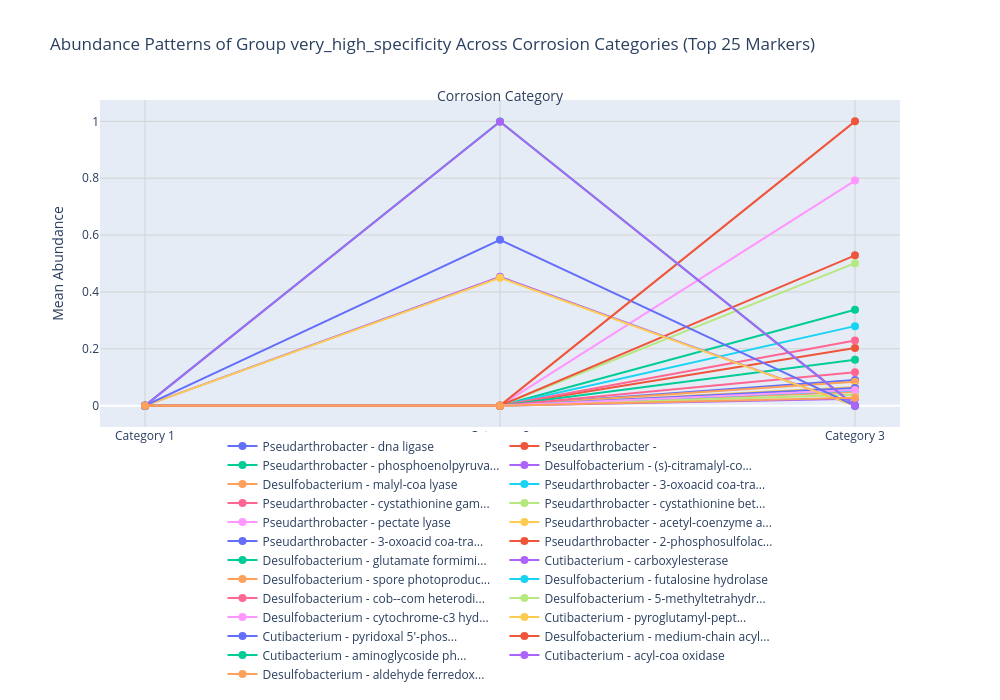

Notebook code for this chart:
### Code cell
abun2=plot_abundance_across_categories(very_high_specificity, "very_high_specificity", top_n=25, sort_by='combined_score')
abun2.show()
plt.savefig("/home/beatriz/SharedFolder/Visualisations/increas_19.png", dpi=300, bbox_inches='tight')

### Figure 1 — Plotly figure (JSON) as saved in the notebook; plotly's stock layout.template omitted (floating-point values rounded to 4 significant figures)
{"data": [{"hoverinfo": "text", "hovertext": ["Category: Category 1<br>Abundance: 0.0000<br>Genus: Pseudarthrobacter<br>Score: 54.08", "Category: Category 2<br>Abundance: 0.0000<br>Genus: Pseudarthrobacter<br>FC vs Cat1: 1.00<br>Score: 54.08", "Category: Category 3<br>Abundance: 0.0902<br>Genus: Pseudarthrobacter<br>FC vs Cat1: 9021.67<br>FC vs Cat2: 9021.67<br>Score: 54.08"], "line": {"width": 2}, "marker": {"size": 8}, "mode": "lines+markers", "name": "Pseudarthrobacter - dna ligase ", "type": "scatter", "x": [1, 2, 3], "y": [0, 0, 0.09021]}, {"hoverinfo": "text", "hovertext": ["Category: Category 1<br>Abundance: 0.0000<br>Genus: Pseudarthrobacter<br>Score: 53.14", "Category: Category 2<br>Abundance: 0.0000<br>Genus: Pseudarthrobacter<br>FC vs Cat1: 1.00<br>Score: 53.14", "Category: Category 3<br>Abundance: 0.2026<br>Genus: Pseudarthrobacter<br>FC vs Cat1: 20257.03<br>FC vs Cat2: 20257.03<br>Score: 53.14"], "line": {"width": 2}, "marker": {"size": 8}, "mode": "lines+markers", "name": "Pseudarthrobacter - ", "type": "scatter", "x": [1, 2, 3], "y": [0, 0, 0.2026]}, {"hoverinfo": "text", "hovertext": ["Category: Category 1<br>Abundance: 0.0000<br>Genus: Pseudarthrobacter<br>Score: 53.09", "Category: Category 2<br>Abundance: 0.0000<br>Genus: Pseudarthrobacter<br>FC vs Cat1: 1.00<br>Score: 53.09", "Category: Category 3<br>Abundance: 0.3371<br>Genus: Pseudarthrobacter<br>FC vs Cat1: 33708.06<br>FC vs Cat2: 33708.06<br>Score: 53.09"], "line": {"width": 2}, "marker": {"size": 8}, "mode": "lines+markers", "name": "Pseudarthrobacter - phosphoenolpyruva...", "type": "scatter", "x": [1, 2, 3], "y": [0, 0, 0.3371]}, {"hoverinfo": "text", "hovertext": ["Category: Category 1<br>Abundance: 0.0000<br>Genus: Desulfobacterium<br>Score: 50.08", "Category: Category 2<br>Abundance: 0.0000<br>Genus: Desulfobacterium<br>FC vs Cat1: 1.00<br>Score: 50.08", "Category: Category 3<br>Abundance: 0.0240<br>Genus: Desulfobacterium<br>FC vs Cat1: 2398.63<br>FC vs Cat2: 2398.63<br>Score: 50.08"], "line": {"width": 2}, "marker": {"size": 8}, "mode": "lines+markers", "name": "Desulfobacterium - (s)-citramalyl-co...", "type": "scatter", "x": [1, 2, 3], "y": [0, 0, 0.02398]}, {"hoverinfo": "text", "hovertext": ["Category: Category 1<br>Abundance: 0.0000<br>Genus: Desulfobacterium<br>Score: 49.96", "Category: Category 2<br>Abundance: 0.0000<br>Genus: Desulfobacterium<br>FC vs Cat1: 1.00<br>Score: 49.96", "Category: Category 3<br>Abundance: 0.0838<br>Genus: Desulfobacterium<br>FC vs Cat1: 8378.39<br>FC vs Cat2: 8378.39<br>Score: 49.96"], "line": {"width": 2}, "marker": {"size": 8}, "mode": "lines+markers", "name": "Desulfobacterium - malyl-coa lyase", "type": "scatter", "x": [1, 2, 3], "y": [0, 0, 0.08377]}, {"hoverinfo": "text", "hovertext": ["Category: Category 1<br>Abundance: 0.0000<br>Genus: Pseudarthrobacter<br>Score: 49.68", "Category: Category 2<br>Abundance: 0.0000<br>Genus: Pseudarthrobacter<br>FC vs Cat1: 1.00<br>Score: 49.68", "Category: Category 3<br>Abundance: 0.2797<br>Genus: Pseudarthrobacter<br>FC vs Cat1: 27967.83<br>FC vs Cat2: 27967.83<br>Score: 49.68"], "line": {"width": 2}, "marker": {"size": 8}, "mode": "lines+markers", "name": "Pseudarthrobacter - 3-oxoacid coa-tra...", "type": "scatter", "x": [1, 2, 3], "y": [0, 0, 0.2797]}, {"hoverinfo": "text", "hovertext": ["Category: Category 1<br>Abundance: 0.0000<br>Genus: Pseudarthrobacter<br>Score: 49.68", "Category: Category 2<br>Abundance: 0.0000<br>Genus: Pseudarthrobacter<br>FC vs Cat1: 1.00<br>Score: 49.68", "Category: Category 3<br>Abundance: 0.2295<br>Genus: Pseudarthrobacter<br>FC vs Cat1: 22951.32<br>FC vs Cat2: 22951.32<br>Score: 49.68"], "line": {"width": 2}, "marker": {"size": 8}, "mode": "lines+markers", "name": "Pseudarthrobacter - cystathionine gam...", "type": "scatter", "x": [1, 2, 3], "y": [0, 0, 0.2295]}, {"hoverinfo": "text", "hovertext": ["Category: Category 1<br>Abundance: 0.0000<br>Genus: Pseudarthrobacter<br>Score: 49.68", "Category: Category 2<br>Abundance: 0.0000<br>Genus: Pseudarthrobacter<br>FC vs Cat1: 1.00<br>Score: 49.68", "Category: Category 3<br>Abundance: 0.5012<br>Genus: Pseudarthrobacter<br>FC vs Cat1: 50122.94<br>FC vs Cat2: 50122.94<br>Score: 49.68"], "line": {"width": 2}, "marker": {"size": 8}, "mode": "lines+markers", "name": "Pseudarthrobacter - cystathionine bet...", "type": "scatter", "x": [1, 2, 3], "y": [0, 0, 0.5012]}, {"hoverinfo": "text", "hovertext": ["Category: Category 1<br>Abundance: 0.0000<br>Genus: Pseudarthrobacter<br>Score: 49.68", "Category: Category 2<br>Abundance: 0.0000<br>Genus: Pseudarthrobacter<br>FC vs Cat1: 1.00<br>Score: 49.68", "Category: Category 3<br>Abundance: 0.7917<br>Genus: Pseudarthrobacter<br>FC vs Cat1: 79167.40<br>FC vs Cat2: 79167.40<br>Score: 49.68"], "line": {"width": 2}, "marker": {"size": 8}, "mode": "lines+markers", "name": "Pseudarthrobacter - pectate lyase", "type": "scatter", "x": [1, 2, 3], "y": [0, 0, 0.7917]}, {"hoverinfo": "text", "hovertext": ["Category: Category 1<br>Abundance: 0.0000<br>Genus: Pseudarthrobacter<br>Score: 49.68", "Category: Category 2<br>Abundance: 0.0000<br>Genus: Pseudarthrobacter<br>FC vs Cat1: 1.00<br>Score: 49.68", "Category: Category 3<br>Abundance: 0.0655<br>Genus: Pseudarthrobacter<br>FC vs Cat1: 6552.31<br>FC vs Cat2: 6552.31<br>Score: 49.68"], "line": {"width": 2}, "marker": {"size": 8}, "mode": "lines+markers", "name": "Pseudarthrobacter - acetyl-coenzyme a...", "type": "scatter", "x": [1, 2, 3], "y": [0, 0, 0.06551]}, {"hoverinfo": "text", "hovertext": ["Category: Category 1<br>Abundance: 0.0000<br>Genus: Pseudarthrobacter<br>Score: 49.68", "Category: Category 2<br>Abundance: 0.0000<br>Genus: Pseudarthrobacter<br>FC vs Cat1: 1.00<br>Score: 49.68", "Category: Category 3<br>Abundance: 0.0621<br>Genus: Pseudarthrobacter<br>FC vs Cat1: 6207.38<br>FC vs Cat2: 6207.38<br>Score: 49.68"], "line": {"width": 2}, "marker": {"size": 8}, "mode": "lines+markers", "name": "Pseudarthrobacter - 3-oxoacid coa-tra...", "type": "scatter", "x": [1, 2, 3], "y": [0, 0, 0.06206]}, {"hoverinfo": "text", "hovertext": ["Category: Category 1<br>Abundance: 0.0000<br>Genus: Pseudarthrobacter<br>Score: 49.68", "Category: Category 2<br>Abundance: 0.0000<br>Genus: Pseudarthrobacter<br>FC vs Cat1: 1.00<br>Score: 49.68", "Category: Category 3<br>Abundance: 0.5287<br>Genus: Pseudarthrobacter<br>FC vs Cat1: 52869.53<br>FC vs Cat2: 52869.53<br>Score: 49.68"], "line": {"width": 2}, "marker": {"size": 8}, "mode": "lines+markers", "name": "Pseudarthrobacter - 2-phosphosulfolac...", "type": "scatter", "x": [1, 2, 3], "y": [0, 0, 0.5287]}, {"hoverinfo": "text", "hovertext": ["Category: Category 1<br>Abundance: 0.0000<br>Genus: Desulfobacterium<br>Score: 47.85", "Category: Category 2<br>Abundance: 0.0000<br>Genus: Desulfobacterium<br>FC vs Cat1: 1.00<br>Score: 47.85", "Category: Category 3<br>Abundance: 0.1618<br>Genus: Desulfobacterium<br>FC vs Cat1: 16176.89<br>FC vs Cat2: 16176.89<br>Score: 47.85"], "line": {"width": 2}, "marker": {"size": 8}, "mode": "lines+markers", "name": "Desulfobacterium - glutamate formimi...", "type": "scatter", "x": [1, 2, 3], "y": [0, 0, 0.1618]}, {"hoverinfo": "text", "hovertext": ["Category: Category 1<br>Abundance: 0.0000<br>Genus: Cutibacterium<br>Score: 44.76", "Category: Category 2<br>Abundance: 0.4532<br>Genus: Cutibacterium<br>FC vs Cat1: 45319.54<br>Score: 44.76", "Category: Category 3<br>Abundance: 0.0000<br>Genus: Cutibacterium<br>FC vs Cat1: 1.00<br>FC vs Cat2: 0.00<br>Score: 44.76"], "line": {"width": 2}, "marker": {"size": 8}, "mode": "lines+markers", "name": "Cutibacterium - carboxylesterase", "type": "scatter", "x": [1, 2, 3], "y": [0, 0.4532, 0]}, {"hoverinfo": "text", "hovertext": ["Category: Category 1<br>Abundance: 0.0000<br>Genus: Desulfobacterium<br>Score: 44.09", "Category: Category 2<br>Abundance: 0.0000<br>Genus: Desulfobacterium<br>FC vs Cat1: 1.00<br>Score: 44.09", "Category: Category 3<br>Abundance: 0.0479<br>Genus: Desulfobacterium<br>FC vs Cat1: 4794.71<br>FC vs Cat2: 4794.71<br>Score: 44.09"], "line": {"width": 2}, "marker": {"size": 8}, "mode": "lines+markers", "name": "Desulfobacterium - spore photoproduc...", "type": "scatter", "x": [1, 2, 3], "y": [0, 0, 0.04794]}, {"hoverinfo": "text", "hovertext": ["Category: Category 1<br>Abundance: 0.0000<br>Genus: Desulfobacterium<br>Score: 43.72", "Category: Category 2<br>Abundance: 0.0000<br>Genus: Desulfobacterium<br>FC vs Cat1: 1.00<br>Score: 43.72", "Category: Category 3<br>Abundance: 0.0529<br>Genus: Desulfobacterium<br>FC vs Cat1: 5287.12<br>FC vs Cat2: 5287.12<br>Score: 43.72"], "line": {"width": 2}, "marker": {"size": 8}, "mode": "lines+markers", "name": "Desulfobacterium - futalosine hydrolase", "type": "scatter", "x": [1, 2, 3], "y": [0, 0, 0.05286]}, {"hoverinfo": "text", "hovertext": ["Category: Category 1<br>Abundance: 0.0000<br>Genus: Desulfobacterium<br>Score: 42.52", "Category: Category 2<br>Abundance: 0.0000<br>Genus: Desulfobacterium<br>FC vs Cat1: 1.00<br>Score: 42.52", "Category: Category 3<br>Abundance: 0.1171<br>Genus: Desulfobacterium<br>FC vs Cat1: 11715.68<br>FC vs Cat2: 11715.68<br>Score: 42.52"], "line": {"width": 2}, "marker": {"size": 8}, "mode": "lines+markers", "name": "Desulfobacterium - cob--com heterodi...", "type": "scatter", "x": [1, 2, 3], "y": [0, 0, 0.1171]}, {"hoverinfo": "text", "hovertext": ["Category: Category 1<br>Abundance: 0.0000<br>Genus: Desulfobacterium<br>Score: 42.08", "Category: Category 2<br>Abundance: 0.0000<br>Genus: Desulfobacterium<br>FC vs Cat1: 1.00<br>Score: 42.08", "Category: Category 3<br>Abundance: 0.0382<br>Genus: Desulfobacterium<br>FC vs Cat1: 3818.89<br>FC vs Cat2: 3818.89<br>Score: 42.08"], "line": {"width": 2}, "marker": {"size": 8}, "mode": "lines+markers", "name": "Desulfobacterium - 5-methyltetrahydr...", "type": "scatter", "x": [1, 2, 3], "y": [0, 0, 0.03818]}, {"hoverinfo": "text", "hovertext": ["Category: Category 1<br>Abundance: 0.0000<br>Genus: Desulfobacterium<br>Score: 41.76", "Category: Category 2<br>Abundance: 0.0000<br>Genus: Desulfobacterium<br>FC vs Cat1: 1.00<br>Score: 41.76", "Category: Category 3<br>Abundance: 0.0552<br>Genus: Desulfobacterium<br>FC vs Cat1: 5519.35<br>FC vs Cat2: 5519.35<br>Score: 41.76"], "line": {"width": 2}, "marker": {"size": 8}, "mode": "lines+markers", "name": "Desulfobacterium - cytochrome-c3 hyd...", "type": "scatter", "x": [1, 2, 3], "y": [0, 0, 0.05518]}, {"hoverinfo": "text", "hovertext": ["Category: Category 1<br>Abundance: 0.0000<br>Genus: Cutibacterium<br>Score: 41.20", "Category: Category 2<br>Abundance: 0.4494<br>Genus: Cutibacterium<br>FC vs Cat1: 44945.66<br>Score: 41.20", "Category: Category 3<br>Abundance: 0.0000<br>Genus: Cutibacterium<br>FC vs Cat1: 1.00<br>FC vs Cat2: 0.00<br>Score: 41.20"], "line": {"width": 2}, "marker": {"size": 8}, "mode": "lines+markers", "name": "Cutibacterium - pyroglutamyl-pept...", "type": "scatter", "x": [1, 2, 3], "y": [0, 0.4494, 0]}, {"hoverinfo": "text", "hovertext": ["Category: Category 1<br>Abundance: 0.0000<br>Genus: Cutibacterium<br>Score: 40.81", "Category: Category 2<br>Abundance: 0.5833<br>Genus: Cutibacterium<br>FC vs Cat1: 58327.54<br>Score: 40.81", "Category: Category 3<br>Abundance: 0.0000<br>Genus: Cutibacterium<br>FC vs Cat1: 1.00<br>FC vs Cat2: 0.00<br>Score: 40.81"], "line": {"width": 2}, "marker": {"size": 8}, "mode": "lines+markers", "name": "Cutibacterium - pyridoxal 5'-phos...", "type": "scatter", "x": [1, 2, 3], "y": [0, 0.5833, 0]}, {"hoverinfo": "text", "hovertext": ["Category: Category 1<br>Abundance: 0.0000<br>Genus: Desulfobacterium<br>Score: 40.03", "Category: Category 2<br>Abundance: 0.0000<br>Genus: Desulfobacterium<br>FC vs Cat1: 1.00<br>Score: 40.03", "Category: Category 3<br>Abundance: 1.0000<br>Genus: Desulfobacterium<br>FC vs Cat1: 100001.00<br>FC vs Cat2: 100001.00<br>Score: 40.03"], "line": {"width": 2}, "marker": {"size": 8}, "mode": "lines+markers", "name": "Desulfobacterium - medium-chain acyl...", "type": "scatter", "x": [1, 2, 3], "y": [0, 0, 1]}, {"hoverinfo": "text", "hovertext": ["Category: Category 1<br>Abundance: 0.0000<br>Genus: Cutibacterium<br>Score: 38.34", "Category: Category 2<br>Abundance: 0.9992<br>Genus: Cutibacterium<br>FC vs Cat1: 99916.27<br>Score: 38.34", "Category: Category 3<br>Abundance: 0.0000<br>Genus: Cutibacterium<br>FC vs Cat1: 1.00<br>FC vs Cat2: 0.00<br>Score: 38.34"], "line": {"width": 2}, "marker": {"size": 8}, "mode": "lines+markers", "name": "Cutibacterium - aminoglycoside ph...", "type": "scatter", "x": [1, 2, 3], "y": [0, 0.9992, 0]}, {"hoverinfo": "text", "hovertext": ["Category: Category 1<br>Abundance: 0.0000<br>Genus: Cutibacterium<br>Score: 38.13", "Category: Category 2<br>Abundance: 0.9987<br>Genus: Cutibacterium<br>FC vs Cat1: 99869.06<br>Score: 38.13", "Category: Category 3<br>Abundance: 0.0000<br>Genus: Cutibacterium<br>FC vs Cat1: 1.00<br>FC vs Cat2: 0.00<br>Score: 38.13"], "line": {"width": 2}, "marker": {"size": 8}, "mode": "lines+markers", "name": "Cutibacterium - acyl-coa oxidase", "type": "scatter", "x": [1, 2, 3], "y": [0, 0.9987, 0]}, {"hoverinfo": "text", "hovertext": ["Category: Category 1<br>Abundance: 0.0000<br>Genus: Desulfobacterium<br>Score: 37.77", "Category: Category 2<br>Abundance: 0.0000<br>Genus: Desulfobacterium<br>FC vs Cat1: 1.00<br>Score: 37.77", "Category: Category 3<br>Abundance: 0.0274<br>Genus: Desulfobacterium<br>FC vs Cat1: 2745.54<br>FC vs Cat2: 2745.54<br>Score: 37.77"], "line": {"width": 2}, "marker": {"size": 8}, "mode": "lines+markers", "name": "Desulfobacterium - aldehyde ferredox...", "type": "scatter", "x": [1, 2, 3], "y": [0, 0, 0.02745]}], "layout": {"annotations": [{"font": {"size": 14}, "showarrow": false, "text": "Corrosion Category", "x": 0.5, "xref": "paper", "y": 1.05, "yref": "paper"}], "height": 700, "hovermode": "closest", "legend": {"orientation": "h", "x": 0.5, "xanchor": "center", "y": -0.8, "yanchor": "bottom"}, "margin": {"b": 150, "l": 100, "r": 100, "t": 100}, "title": {"text": "Abundance Patterns of Group very_high_specificity Across Corrosion Categories (Top 25 Markers)"}, "width": 1000, "xaxis": {"domain": [0, 1], "gridcolor": "lightgray", "gridwidth": 1, "showgrid": true, "tickmode": "array", "ticktext": ["Category 1", "Category 2", "Category 3"], "tickvals": [1, 2, 3], "title": {"font": {"size": 14}}}, "yaxis": {"gridcolor": "lightgray", "gridwidth": 1, "showgrid": true, "title": {"font": {"size": 14}, "text": "Mean Abundance"}}}}
